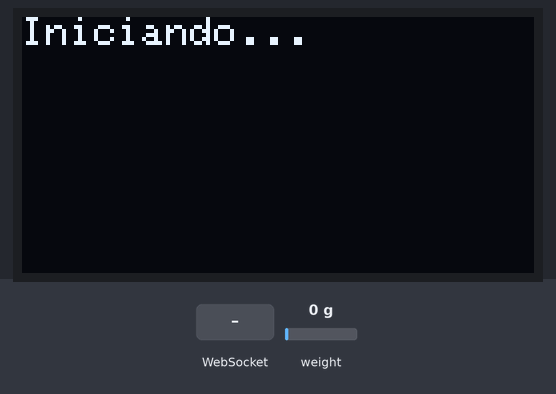
A sketch run on a simulated ESP32. Parts: 128×64 one-colour display. Inputs (shaded band) come from the test bench; at power-on: weight on the scale 0 g. WiFi joins after 1.5 s; servers stay silent unless stated; what the sketch prints to the serial monitor is not drawn.

Above: at 0.1 s.
At 3.1 s:
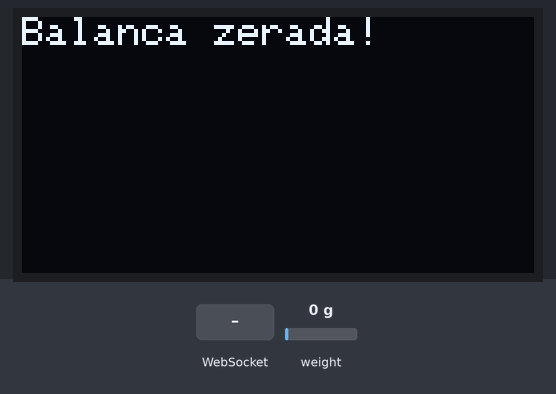
At 7.8 s:
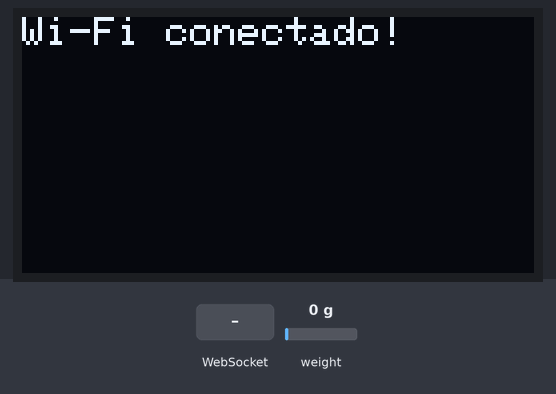
7.9 s: WebSocket text "enviar_peso" received
10.1 s: WebSocket text "1" received
Timing chart, 0 to 13.1 s (numbered marks = the images above; inputs shaded):
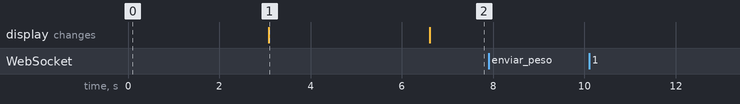

The sketch:

balanca.ino
```cpp
#include "HX711.h"
#include <Wire.h>
#include <Adafruit_SSD1306.h>
#include <WiFi.h>
#include <WebSocketsClient.h>
#include <ArduinoJson.h>

#define DT 4
#define SCK 5
#define SCREEN_WIDTH 128
#define SCREEN_HEIGHT 64
#define OLED_RESET -1

Adafruit_SSD1306 display(SCREEN_WIDTH, SCREEN_HEIGHT, &Wire, OLED_RESET);
HX711 escala;
WebSocketsClient wsClient;

const char* ssid = "";
const char* password = "";
const char* host = "...";
const int port = 8000;
const char* path = "/carrinho/123";

float pesoAnterior = 0.0;
const float TOLERANCIA = 0.05;
bool envioSolicitado = false;

void mostrarMensagem(String msg) {
  display.clearDisplay();
  display.setCursor(0, 0);
  display.println(msg);
  display.display();
}

void enviarPeso(float pesoAtual) {
  StaticJsonDocument<128> json;
  json["peso"] = pesoAtual;
  String mensagem;
  serializeJson(json, mensagem);

  wsClient.sendTXT(mensagem);
  Serial.println("Peso enviado via WebSocket: " + mensagem);
  mostrarMensagem("Peso: " + String(pesoAtual, 3) + " kg");
}

void setup() {
  Serial.begin(115200);

  if (!display.begin(SSD1306_SWITCHCAPVCC, 0x3C)) {
    Serial.println(F("Falha ao iniciar o SSD1306"));
    for (;;);
  }
  mostrarMensagem("Iniciando...");

  escala.begin(DT, SCK);
  escala.set_scale(-94375);
  delay(2000);
  escala.tare();
  mostrarMensagem("Balanca zerada!");
  delay(2000);

  WiFi.begin(ssid, password);
  while (WiFi.status() != WL_CONNECTED) {
    delay(500);
    Serial.print(".");
  }
  Serial.println("\nWi-Fi conectado");
  mostrarMensagem("Wi-Fi conectado!");

  wsClient.begin(host, port, path);
  wsClient.onEvent(onWsEvent);
  wsClient.setReconnectInterval(5000);
  wsClient.enableHeartbeat(15000, 3000, 2);
}

unsigned long ultimoEnvio = 0;
const unsigned long intervalo = 5000;

void loop() {
  wsClient.loop();

  unsigned long agora = millis();

  if (agora - ultimoEnvio > intervalo) {
    ultimoEnvio = agora;
    float pesoAtual = max(0.0f, escala.get_units(20));
    float diferenca = pesoAtual - pesoAnterior;

    // Envia automaticamente apenas em caso de retirada (queda significativa)
    if (diferenca < -TOLERANCIA) {
      Serial.printf("Remocao detectada: %.3f\n", diferenca);
      enviarPeso(pesoAtual);
      pesoAnterior = pesoAtual;
      envioSolicitado = false;
    }

    // Envio sob demanda
    if (envioSolicitado) {
      Serial.println("Enviando peso sob demanda...");
      enviarPeso(pesoAtual);
      pesoAnterior = pesoAtual;
      envioSolicitado = false;
    }

  }

}

void onWsEvent(WStype_t type, uint8_t * payload, size_t length) {
  switch (type) {
    case WStype_CONNECTED:
      Serial.println("Conectado ao WebSocket do backend.");
      break;

    case WStype_DISCONNECTED:
      Serial.println("Desconectado do WebSocket.");
      break;

    case WStype_TEXT: {
      Serial.printf("Mensagem recebida do backend: %s\n", payload);

      StaticJsonDocument<128> doc;
      DeserializationError err = deserializeJson(doc, payload);
      if (!err && doc["acao"] == "enviar_peso") {
        Serial.println("Solicitação de envio de peso recebida do backend.");
        envioSolicitado = true;  // Ativa o envio no próximo loop
      }
      break;
    }

    default:
      break;
  }
}
```

Measured:
- after the input at 7.9 s, every drawn part: stays the same
- after the input at 10.1 s, every drawn part: stays the same
- what the display in image 1 shows lasts 3.5 s, from 3.1 s to 6.6 s
